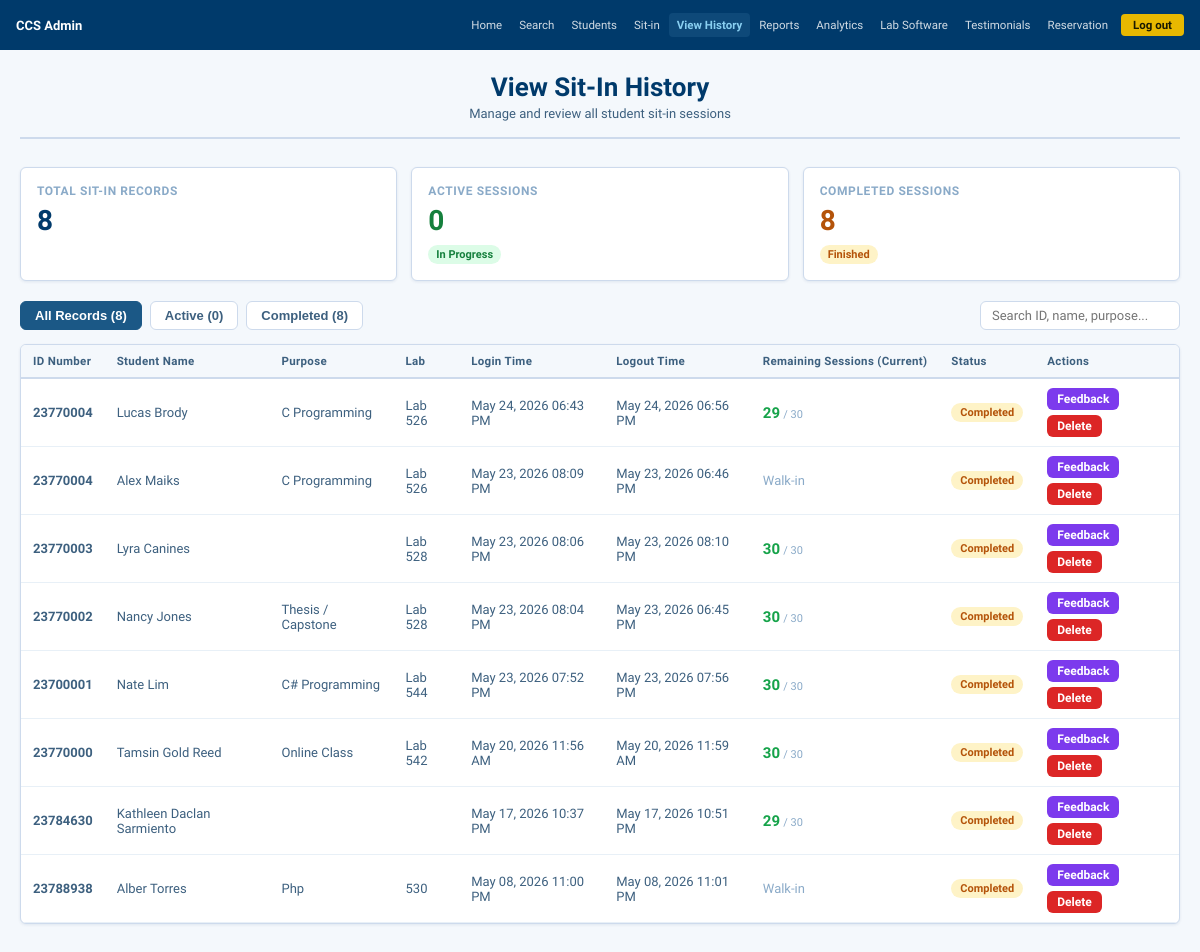
The page /admin_sitin_history.php (signed in) on the database its author committed.
### tables this page shows
CREATE TABLE `sit_in_history` (
  `id` int(11) NOT NULL,
  `student_id` int(11) DEFAULT NULL,
  `id_number` varchar(20) NOT NULL,
  `fullname` varchar(255) NOT NULL,
  `sit_purpose` varchar(255) NOT NULL,
  `laboratory` varchar(50) NOT NULL,
  `login_time` time DEFAULT NULL,
  `logout_time` time DEFAULT NULL,
  `date` date NOT NULL,
  `created_at` timestamp NOT NULL DEFAULT current_timestamp(),
  `session_at_login` int(11) DEFAULT NULL,
  `session_at_logout` int(11) DEFAULT NULL,
  `sessions_used` int(11) DEFAULT 1,
  `is_walkin` tinyint(4) DEFAULT 0,
  `pc_number` varchar(20) DEFAULT NULL
);

CREATE TABLE `students` (
  `id` int(11) NOT NULL,
  `id_number` varchar(20) NOT NULL,
  `lastname` varchar(100) NOT NULL,
  `firstname` varchar(100) NOT NULL,
  `middlename` varchar(100) DEFAULT '',
  `course` varchar(20) NOT NULL,
  `year_level` tinyint(4) NOT NULL DEFAULT 1,
  `email` varchar(150) NOT NULL,
  `password` varchar(255) NOT NULL,
  `address` varchar(255) DEFAULT '',
  `session` int(11) NOT NULL DEFAULT 30,
  `created_at` timestamp NOT NULL DEFAULT current_timestamp(),
  `profile_photo` varchar(255) DEFAULT NULL,
  `sit_purpose` varchar(100) DEFAULT NULL,
  `laboratory` varchar(50) DEFAULT NULL
);

### admin_sitin_history.php (the view, shortened to what this page needs)
<?php
require_once 'db.php';
try {
    $pdo->exec("CREATE TABLE IF NOT EXISTS feedback (
        id              INT AUTO_INCREMENT PRIMARY KEY,
        sitin_id        INT         NOT NULL,
        student_id      INT         NOT NULL,
        admin_feedback  TEXT        NOT NULL,
        admin_name      VARCHAR(100) DEFAULT 'CCS Admin',
        created_at      TIMESTAMP   DEFAULT CURRENT_TIMESTAMP,
        FOREIGN KEY (sitin_id) REFERENCES sit_in_history(id) ON DELETE CASCADE,
        FOREIGN KEY (student_id) REFERENCES students(id) ON DELETE CASCADE
    )");
} catch (Exception $e) {  }
$filter_status = $_GET['status'] ?? 'all';
$query = "SELECT s.*,
                 st.firstname, st.lastname, st.middlename, st.course, st.year_level,
                 st.session as current_session
          FROM sit_in_history s
          LEFT JOIN students st ON s.student_id = st.id";
$query .= " ORDER BY s.created_at DESC";
$all_sitin = $pdo->query($query)->fetchAll();
$total_sitin = count($all_sitin);
$active_sitin = (int)$pdo->query("SELECT COUNT(*) FROM sit_in_history WHERE logout_time IS NULL")->fetchColumn();
$completed_sitin = (int)$pdo->query("SELECT COUNT(*) FROM sit_in_history WHERE logout_time IS NOT NULL")->fetchColumn();
?>
<!DOCTYPE html>
<html lang="en">
<head>
</head>
<body>
<?php $admin_active_file = 'admin_sitin_history.php'; $admin_active_page = ''; require 'admin_nav.php'; ?>
<div class="page-body">
<div style="margin-bottom: 28px; border-bottom: 2px solid var(--gray-200); padding-bottom: 16px; text-align: center;">
  <h1 style="font-size: 26px; font-weight: 800; color: var(--blue-dk); margin: 0;">View Sit-In History</h1>
  <p style="font-size: 13px; color: var(--gray-600); margin-top: 4px;">Manage and review all student sit-in sessions</p>
</div>
<div class="stats-grid">
  <div class="stat-card">
    <div class="stat-label">Total Sit-in Records</div>
    <div class="stat-value"><?= $total_sitin ?></div>
  </div>
  <div class="stat-card">
    <div class="stat-label">Active Sessions</div>
    <div class="stat-value" style="color:#15803d;"><?= $active_sitin ?></div>
    <span class="stat-badge stat-badge-active">In Progress</span>
  </div>
  <div class="stat-card">
    <div class="stat-label">Completed Sessions</div>
    <div class="stat-value" style="color:#b45309;"><?= $completed_sitin ?></div>
    <span class="stat-badge stat-badge-completed">Finished</span>
  </div>
</div>
<div class="toolbar">
  <div style="display:flex;gap:8px;flex-wrap:wrap;">
    <button class="filter-btn <?= $filter_status === 'all' ? 'active' : '' ?>"
            onclick="window.location.href='?page=history&status=all'">
      All Records (<?= $total_sitin ?>)
    </button>
    <button class="filter-btn <?= $filter_status === 'active' ? 'active' : '' ?>"
            onclick="window.location.href='?page=history&status=active'">
      Active (<?= $active_sitin ?>)
    </button>
    <button class="filter-btn <?= $filter_status === 'completed' ? 'active' : '' ?>"
            onclick="window.location.href='?page=history&status=completed'">
      Completed (<?= $completed_sitin ?>)
    </button>
  </div>
  <div class="toolbar-right">
    <input type="text" class="search-input" id="searchInput" placeholder="Search ID, name, purpose..."
           oninput="filterTable(this.value)"/>
  </div>
</div>
<div class="card">
  <div class="table-wrap">
    <table id="historyTable">
      <thead>
        <tr>
          <th>ID Number</th>
          <th>Student Name</th>
          <th>Purpose</th>
          <th>Lab</th>
          <th>Login Time</th>
          <th>Logout Time</th>
          <th>Remaining Sessions (Current)</th>
          <th>Status</th>
          <th>Actions</th>
        </tr>
      </thead>
      <tbody>
        <?php if ($all_sitin): foreach ($all_sitin as $sit):
          $is_active = empty($sit['logout_time']);
          $full_name = trim($sit['firstname'] . ' ' . $sit['middlename'] . ' ' . $sit['lastname']);
          $full_name = $full_name ?: ($sit['fullname'] ?? 'Walk-in Student');
          $current_session = null;
          if ($sit['student_id'] && $sit['student_id'] > 0) {
              $sessStmt = $pdo->prepare("SELECT session FROM students WHERE id = ? LIMIT 1");
              $sessStmt->execute([$sit['student_id']]);
              $current_session = $sessStmt->fetchColumn();
              $current_session = $current_session !== false ? (int)$current_session : null;
          }
          $login_datetime = '—';
          if ($sit['date'] && $sit['login_time'] && $sit['login_time'] != '00:00:00') {
              $login_datetime = date('M d, Y h:i A', strtotime($sit['date'] . ' ' . $sit['login_time']));
          } elseif ($sit['login_time'] && $sit['login_time'] != '00:00:00') {
              $login_datetime = date('h:i A', strtotime($sit['login_time']));
          }
          $logout_datetime = '—';
          if (!$is_active && $sit['logout_time']) {
              if (strpos($sit['logout_time'], ' ') !== false) {
                  $logout_datetime = date('M d, Y h:i A', strtotime($sit['logout_time']));
              }
              elseif ($sit['date'] && $sit['logout_time'] && $sit['logout_time'] != '00:00:00') {
                  $logout_datetime = date('M d, Y h:i A', strtotime($sit['date'] . ' ' . $sit['logout_time']));
              }
              elseif ($sit['logout_time'] && $sit['logout_time'] != '00:00:00') {
                  $logout_datetime = date('h:i A', strtotime($sit['logout_time']));
              }
          }
        ?>
        <tr>
          <td><strong><?= htmlspecialchars($sit['id_number']) ?></strong></td>
          <td><?= htmlspecialchars($full_name) ?></div>
          <td><?= htmlspecialchars($sit['sit_purpose']) ?></div>
          <td><?= htmlspecialchars($sit['laboratory']) ?></div>
          <td><?= $login_datetime ?></div>
          <td><?= $logout_datetime ?></div>
          <td style="min-width: 110px;">
            <?php if ($sit['student_id'] && $sit['student_id'] > 0 && $current_session !== null): ?>
              <?php
                $sessColor = $current_session <= 5 ? 'session-low' : ($current_session <= 10 ? 'session-medium' : 'session-high');
              ?>
              <span class="session-number <?= $sessColor ?>"><?= $current_session ?></span>
              <span style="font-size:11px;color:var(--gray-400);"> / 30</span>
            <?php elseif ($sit['student_id'] && $sit['student_id'] > 0 && $current_session === null): ?>
              <span style="color:var(--gray-400);">—</span>
            <?php else: ?>
              <span style="color:var(--gray-400);">Walk-in</span>
            <?php endif; ?>
          <td>
            <?php if ($is_active): ?>
              <span class="badge badge-active">Active</span>
            <?php else: ?>
              <span class="badge badge-completed">Completed</span>
            <?php endif; ?>
          <td style="display:flex;gap:5px;flex-wrap:wrap;">
            <button class="btn btn-sm" style="background:#7c3aed;color:#fff;" onclick="openFeedbackModal(<?= $sit['id'] ?>, '<?= addslashes($full_name) ?>')">Feedback</button>
            <form method="POST" style="display:inline;">
              <button type="submit" name="delete_sitin" class="btn btn-red btn-sm" onclick="return confirm('Delete this record?')">Delete</button>
            </form>
        </tr>
        <?php endforeach; else: ?>
          <tr><td colspan="9" class="no-data">No sit-in records found.</td></tr>
        <?php endif; ?>
</body>
</html>

### admin_sitin_history.php (style rules this page uses)
:root { --blue:#1B5886;--blue-dk:#003A6B;--blue-lt:#e8f4fb;--blue-bd:#89CFF1; --gray-50:#f4f8fc;--gray-100:#e8f0f7;--gray-200:#cddaec; --gray-400:#8aaac8;--gray-600:#3d607f;--gray-800:#1a2e45; --white:#fff;--radius:6px; --shadow:0 1px 3px rgba(0,58,107,0.09);--shadow-md:0 4px 16px rgba(0,58,107,0.12); --red:#dc2626;--green:#16a34a;--green-lt:#f0fdf4;--yellow:#ea580c; }
* { box-sizing:border-box;margin:0;padding:0; }
body { font-family:'Plus Jakarta Sans',sans-serif;background:var(--gray-50);color:var(--gray-800);font-size:14px; }
.page-body { max-width:1400px; margin:0 auto; padding:22px 20px 60px; }
.card { background:var(--white); border:1px solid var(--gray-200); border-radius:var(--radius); box-shadow:var(--shadow); overflow:hidden; margin-bottom:20px; }
.stats-grid { display:grid; grid-template-columns:repeat(auto-fit, minmax(220px, 1fr)); gap:14px; margin-bottom:20px; }
.stat-card { background:var(--white); border:1px solid var(--gray-200); border-radius:var(--radius); padding:16px; box-shadow:var(--shadow); }
.stat-label { font-size:12px; font-weight:600; color:var(--gray-400); text-transform:uppercase; letter-spacing:0.05em; margin-bottom:6px; }
.stat-value { font-size:28px; font-weight:800; color:var(--blue-dk); }
.stat-badge { font-size:11px; font-weight:600; padding:3px 8px; border-radius:20px; display:inline-block; margin-top:8px; }
.stat-badge-active { background:#dcfce7; color:#15803d; }
.stat-badge-completed { background:#fef3c7; color:#b45309; }
.toolbar { display:flex; align-items:center; gap:10px; margin-bottom:14px; flex-wrap:wrap; }
.toolbar-right { margin-left:auto; display:flex; align-items:center; gap:8px; }
.filter-btn { padding:6px 14px; border:1.5px solid var(--gray-200); background:var(--white); border-radius:var(--radius); font-size:13px; font-weight:600; cursor:pointer; transition:all .15s; color:var(--gray-600); }
.filter-btn.active { background:var(--blue); border-color:var(--blue); color:#fff; }
.search-input { padding:6px 11px; border:1px solid var(--gray-200); border-radius:var(--radius); font-size:13px; font-family:inherit; width:200px; outline:none; }
.table-wrap { overflow-x:auto; }
table { width:100%; border-collapse:collapse; }
thead th { background:var(--gray-50); color:var(--gray-600); font-size:11.5px; font-weight:700; padding:9px 12px; text-align:left; border-bottom:2px solid var(--gray-200); white-space:nowrap; letter-spacing:0.03em; }
tbody tr { border-bottom:1px solid var(--gray-100); transition:background .1s; }
tbody td { padding:9px 12px; font-size:13px; color:var(--gray-600); }
.btn { padding:6px 14px; border:none; border-radius:var(--radius); font-size:12px; font-weight:600; font-family:inherit; cursor:pointer; transition:all .15s; text-decoration:none; display:inline-flex; align-items:center; gap:5px; }
.btn-red { background:var(--red); color:#fff; }
.btn-sm { padding:4px 10px; font-size:12px; }
.badge { display:inline-block; padding:3px 9px; border-radius:12px; font-size:11px; font-weight:600; }
.badge-completed { background:#fef3c7; color:#b45309; }
.session-number { font-weight: 700; font-size: 15px; }
.session-high { color: #16a34a; }

### rows shown on the page
sit_in_history: id_number "23770004", student.lastname "Lucas Brody", sit_purpose "C Programming", laboratory "Lab 526", login_datetime "May 24, 2026 06:43 PM", logout_datetime "May 24, 2026 06:56 PM", student.session "29", shows "Completed"
sit_in_history: id_number "23770004", fullname "Alex Maiks", sit_purpose "C Programming", laboratory "Lab 526", login_datetime "May 23, 2026 08:09 PM", logout_datetime "May 23, 2026 06:46 PM", shows "Walk-in", shows "Completed"
sit_in_history: id_number "23770003", student.lastname "Lyra Canines", laboratory "Lab 528", login_datetime "May 23, 2026 08:06 PM", logout_datetime "May 23, 2026 08:10 PM", student.session "30", shows "Completed"
sit_in_history: id_number "23770002", student.lastname "Nancy Jones", sit_purpose "Thesis / Capstone", laboratory "Lab 528", login_datetime "May 23, 2026 08:04 PM", logout_datetime "May 23, 2026 06:45 PM", student.session "30", shows "Completed"
sit_in_history: id_number "23700001", student.lastname "Nate Lim", sit_purpose "C# Programming", laboratory "Lab 544", login_datetime "May 23, 2026 07:52 PM", logout_datetime "May 23, 2026 07:56 PM", student.session "30", shows "Completed"
sit_in_history: id_number "23770000", student.lastname "Tamsin Gold Reed", sit_purpose "Online Class", laboratory "Lab 542", login_datetime "May 20, 2026 11:56 AM", logout_datetime "May 20, 2026 11:59 AM", student.session "30", shows "Completed"
sit_in_history: id_number "23784630", student.lastname "Kathleen Daclan Sarmiento", login_datetime "May 17, 2026 10:37 PM", logout_datetime "May 17, 2026 10:51 PM", student.session "29", shows "Completed"
sit_in_history: id_number "23788938", fullname "Alber Torres", sit_purpose "Php", laboratory "530", login_datetime "May 08, 2026 11:00 PM", logout_datetime "May 08, 2026 11:01 PM", shows "Walk-in", shows "Completed"

### other values the page prints
$label "Home Students View History Reports Analytics Lab Software Testimonials Reservation"
$total_sitin "8"
$active_sitin "0"
$completed_sitin "8"
